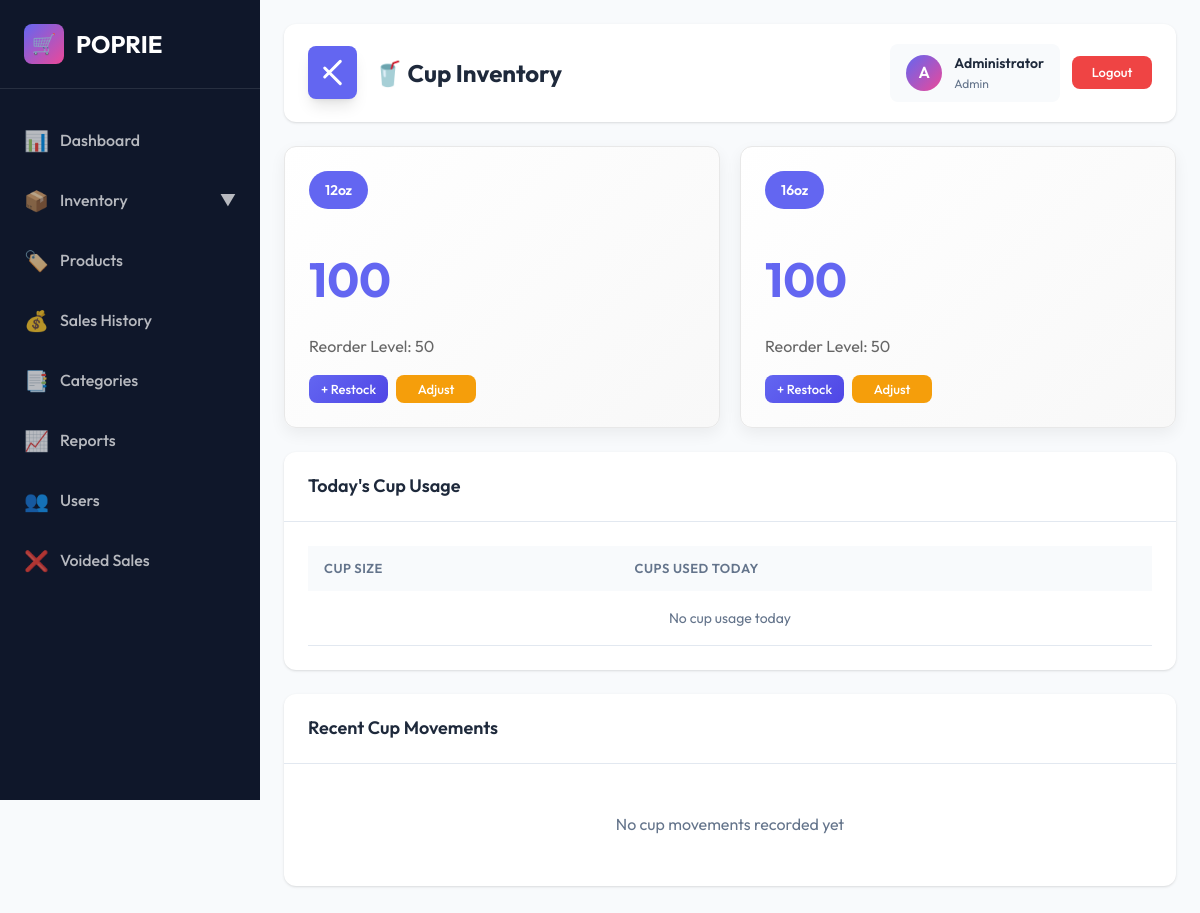
The app's page /cup_inventory.php (signed in) with its own data.
### tables this page shows
CREATE TABLE IF NOT EXISTS cup_inventory (
    id INT AUTO_INCREMENT PRIMARY KEY,
    cup_size ENUM('12oz', '16oz') NOT NULL,
    stock_quantity INT DEFAULT 0,
    reorder_level INT DEFAULT 50,
    last_updated TIMESTAMP DEFAULT CURRENT_TIMESTAMP ON UPDATE CURRENT_TIMESTAMP,
    UNIQUE KEY unique_cup_size (cup_size)
);

### includes/auth.php (called while the page is built, shortened)
<?php
function getCurrentUser() {
    return [
        'user_id' => $_SESSION['user_id'] ?? null,
        'username' => $_SESSION['username'] ?? null,
        'full_name' => $_SESSION['full_name'] ?? null,
        'role' => $_SESSION['role'] ?? null
    ];
}
?>

### cup_inventory.php (the view, shortened to what this page needs)
<?php
require_once 'includes/config.php';
require_once 'includes/auth.php';
$cup_inventory = $conn->query("SELECT * FROM cup_inventory ORDER BY cup_size");
$movements = $conn->query("
    SELECT cm.*, u.full_name
    FROM cup_movements cm
    LEFT JOIN users u ON cm.user_id = u.user_id
    ORDER BY cm.movement_date DESC
    LIMIT 20
");
$today_usage = $conn->query("
    SELECT cup_size, SUM(quantity) as total_used
    FROM cup_movements
    WHERE DATE(movement_date) = CURDATE() AND movement_type = 'sale'
    GROUP BY cup_size
");
?>
<!DOCTYPE html>
<html lang="en">
<head>
    <link rel="stylesheet" href="css/style.css">
</head>
<body>
    <div class="main-wrapper">
        <?php include 'includes/sidebar.php'; ?>
        <div class="main-content">
            <div class="header">
                <div class="header-left">
                    <button class="hamburger-menu" onclick="toggleSidebar()">
                        <span></span>
                        <span></span>
                    </button>
                    <h1>🥤 Cup Inventory</h1>
                </div>
                <div class="header-actions">
                    <div class="user-info">
                        <div class="user-avatar"><?php echo strtoupper(substr($user['full_name'], 0, 1)); ?></div>
                        <div class="user-details">
                            <h4><?php echo htmlspecialchars($user['full_name']); ?></h4>
                            <p><?php echo ucfirst($user['role']); ?></p>
                        </div>
                    </div>
                    <a href="logout.php" class="btn btn-logout btn-sm">Logout</a>
                </div>
            </div>
            <div class="stats-grid">
                <?php while ($cup = $cup_inventory->fetch_assoc()): ?>
                    <?php
                    $stock_class = '';
                    ?>
                    <div class="cup-card">
                        <div class="cup-size-badge"><?php echo htmlspecialchars($cup['cup_size']); ?></div>
                        <div class="stock-display <?php echo $stock_class; ?>">
                            <?php echo $cup['stock_quantity']; ?>
                        </div>
                        <div style="color: #666; margin-bottom: 16px;">
                            Reorder Level: <?php echo $cup['reorder_level']; ?>
                        </div>
                        <div style="display: flex; gap: 8px;">
                            <button class="btn btn-primary btn-sm" onclick="openRestockModal('<?php echo $cup['cup_size']; ?>')">
                                + Restock
                            </button>
                            <button class="btn btn-warning btn-sm" onclick="openAdjustModal('<?php echo $cup['cup_size']; ?>')">
                                Adjust
                            </button>
                        </div>
                    </div>
                <?php endwhile; ?>
            </div>
            <div class="card">
                <div class="card-header">
                    <h3>Today's Cup Usage</h3>
                </div>
                <div class="card-body">
                    <div class="table-responsive">
                        <table>
                            <thead>
                                <tr>
                                    <th>Cup Size</th>
                                    <th>Cups Used Today</th>
                                </tr>
                            </thead>
                            <tbody>
                                <?php if ($today_usage->num_rows > 0): ?>
                                    <?php while ($usage = $today_usage->fetch_assoc()): ?>
                                        <tr>
                                            <td><strong><?php echo htmlspecialchars($usage['cup_size']); ?></strong></td>
                                            <td><?php echo $usage['total_used']; ?></td>
                                        </tr>
                                    <?php endwhile; ?>
                                <?php else: ?>
                                    <tr>
                                        <td colspan="2" style="text-align: center; color: var(--text-secondary);">No cup usage today</td>
                                    </tr>
                                <?php endif; ?>
                            </tbody>
                        </table>
                    </div>
                </div>
            </div>
            <div class="card" style="margin-top: 24px;">
                <div class="card-header">
                    <h3>Recent Cup Movements</h3>
                </div>
                <div class="card-body">
                    <div class="movement-list">
                        <?php if ($movements->num_rows > 0): ?>
                            <?php while ($movement = $movements->fetch_assoc()): ?>
                                <div class="movement-item">
                                    <div>
                                        <div style="display: flex; align-items: center; gap: 12px;">
                                            <span class="movement-type <?php echo $movement['movement_type']; ?>">
                                                <?php echo $movement['movement_type']; ?>
                                            </span>
                                            <strong><?php echo htmlspecialchars($movement['cup_size']); ?></strong>
                                            <span style="color: #666;">
                                                <?php echo $movement['quantity']; ?> cups
                                            </span>
                                        </div>
                                        <?php if ($movement['notes']): ?>
                                            <div style="font-size: 12px; color: #999; margin-top: 4px;">
                                                <?php echo htmlspecialchars($movement['notes']); ?>
                                            </div>
                                        <?php endif; ?>
                                        <div style="font-size: 12px; color: #999; margin-top: 4px;">
                                            <?php echo date('M j, Y g:i A', strtotime($movement['movement_date'])); ?>
                                            <?php if ($movement['full_name']): ?>
                                                by <?php echo htmlspecialchars($movement['full_name']); ?>
                                            <?php endif; ?>
                                        </div>
                                    </div>
                                </div>
                            <?php endwhile; ?>
                        <?php else: ?>
                            <div style="text-align: center; color: var(--text-secondary); padding: 24px;">
                                No cup movements recorded yet
                            </div>
                        <?php endif; ?>
                    </div>
                </div>
            </div>
        </div>
    </div>
</body>
</html>

### cup_inventory.php (style rules this page uses)
.cup-card { background: linear-gradient(135deg, #FFFFFF 0%, #F8F8F8 100%); border: 1px solid #e8e8e8; border-radius: 12px; padding: 24px; box-shadow: 0 6px 16px rgba(0, 0, 0, 0.06); transition: all 0.3s ease; }
.cup-size-badge { display: inline-block; padding: 8px 16px; background: var(--primary); color: white; border-radius: 20px; font-weight: 600; font-size: 14px; margin-bottom: 16px; }
.stock-display { font-size: 48px; font-weight: 700; color: var(--primary); margin: 16px 0; }
.stats-grid { display: grid; grid-template-columns: 1fr 1fr; gap: 20px; margin-bottom: 24px; }

### records on screen
cup_inventory: cup_size "12oz", stock_quantity "100", reorder_level "50"
cup_inventory: cup_size "16oz", stock_quantity "100", reorder_level "50"

### other values on screen
substr($user['full_name'], 0, 1) "A"
$user['full_name'] "Administrator"
$user['role'] "Admin"
